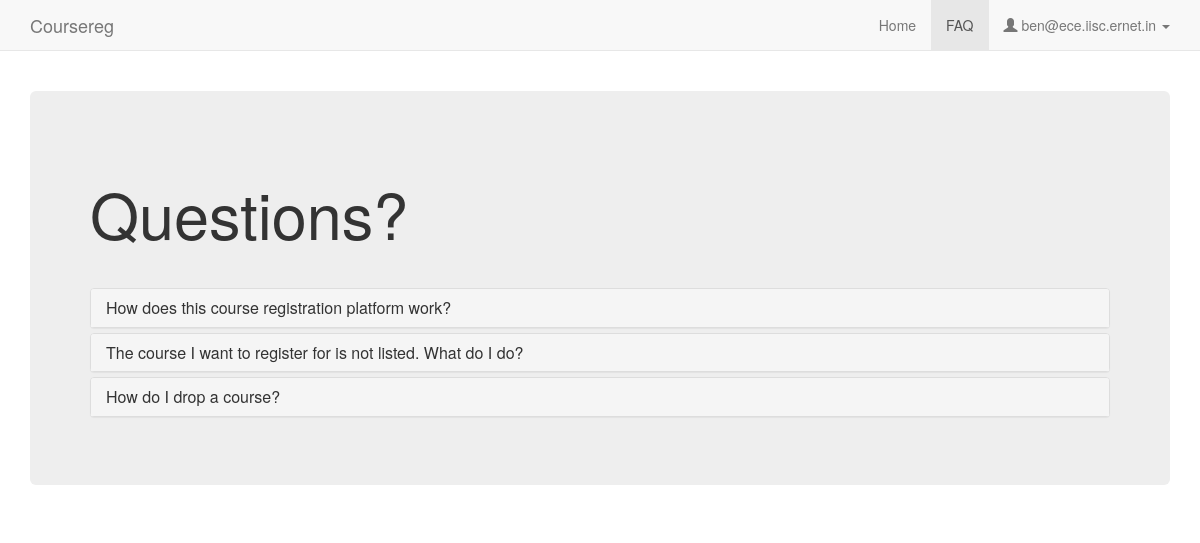
/faq (signed in), run on the app's committed database.
### coursereg/models.py (models this page shows, shortened)
class User(AbstractBaseUser, PermissionsMixin):
    USER_TYPE_STUDENT = 0
    USER_TYPE_FACULTY = 1
    USER_TYPE_DCC = 2
    USER_TYPE_OTHER = 3
    USER_TYPE_CHOICES = (
        (USER_TYPE_STUDENT, "Student"),
        (USER_TYPE_FACULTY, "Faculty"),
        (USER_TYPE_DCC, "DCC"),
        (USER_TYPE_OTHER, "Other"),
    )
    email = models.EmailField(max_length=254, unique=True)
    full_name = models.CharField(max_length=250)
    user_type = models.IntegerField(default=USER_TYPE_OTHER, choices=USER_TYPE_CHOICES)
    adviser = models.ForeignKey('self', null=True, blank=True, on_delete=models.CASCADE, limit_choices_to={'user_type': USER_TYPE_FACULTY})
    degree = models.ForeignKey(Degree, on_delete=models.CASCADE, null=True, blank=True)
    department = models.ForeignKey(Department, on_delete=models.CASCADE, null=True)
    date_joined = models.DateTimeField(default=timezone.now)
    sr_no = models.CharField(max_length=200, default='-')
    is_dcc_review_pending = models.BooleanField(default=False)
    is_staff = models.BooleanField(default=False)
    is_active = models.BooleanField(default=True)
    objects = CustomUserManager()
    USERNAME_FIELD = 'email'
    REQUIRED_FIELDS = []

class Faq(models.Model):
    FAQ_STUDENT = 0
    FAQ_FACULTY = 1
    FAQ_DCC = 2
    FAQ_CHOICES = (
        (FAQ_STUDENT, "Student"),
        (FAQ_FACULTY, "Faculty"),
        (FAQ_DCC, "DCC")
    )
    faq_for = models.IntegerField(default=FAQ_STUDENT, choices=FAQ_CHOICES)
    question = models.TextField()
    answer = models.TextField()

### coursereg/views/common.py (the view)
# urls.py: url(r'^faq$', views.common.faq, name='faq'),
@login_required
def faq(request):
    context = {
        'nav_active': 'faq',
        'user_email': request.user.email
    }
    if request.user.user_type == models.User.USER_TYPE_STUDENT:
        context['faqs'] = models.Faq.objects.filter(faq_for=models.Faq.FAQ_STUDENT)
        context['user_type'] = 'student'
    elif request.user.user_type == models.User.USER_TYPE_FACULTY:
        context['faqs'] = models.Faq.objects.filter(faq_for=models.Faq.FAQ_FACULTY)
        context['user_type'] = 'faculty'
    elif request.user.user_type == models.User.USER_TYPE_DCC:
        context['faqs'] = models.Faq.objects.filter(faq_for=models.Faq.FAQ_DCC)
        context['user_type'] = 'dcc'
    else:
        raise Http404('User type not recognized')
    return render(request, 'coursereg/faq.html', context)

### coursereg/templates/coursereg/faq.html (shortened to what this page needs)
{% extends "coursereg/base.html" %}
{% block body %}
{% include "coursereg/nav.html" %}
<div class="container" id="maincontainer">
    <div class="row top-buffer-1">
        <div class="col-md-12">
            <div class="jumbotron">
                <div class="page-header"><h1>Questions?</h1></div>
                <div class="panel-group" id="accordion">
                    {% for faq in faqs %}
                    <div class="panel panel-default">
                        <div class="panel-heading">
                            <h4 class="panel-title">
                                <a class="accordion-toggle collapsed" data-toggle="collapse" data-parent="#accordion" href="#collapse{{ forloop.counter0 }}">
                                    {{ faq.question }}
                                </a>
                            </h4>
                        </div>
                    </div>
                    {% endfor %}
                </div>
            </div>
        </div>
    </div>
</div>
{% endblock %}

### coursereg/templates/coursereg/nav.html (shortened to what this page needs)
<nav class="navbar navbar-default navbar-static-top">
    <div class="container">
        <div class="navbar-header">
            <a class="navbar-brand" href="{% url 'coursereg:index' %}">Coursereg</a>
        </div>
        <div id="navbar" class="navbar-collapse collapse">
            <ul class="nav navbar-nav navbar-right">
                {% if user_type == 'student' or user_type == 'dcc' %}
                    {% if nav_active == 'home' %}
                    <li class="active"><a href="{% url 'coursereg:index' %}">Home</a></li>
                    {% else %}
                    <li><a href="{% url 'coursereg:index' %}">Home</a></li>
                    {% endif %}
                {% endif %}
                {% if nav_active == 'faq' %}
                <li class="active"><a href="{% url 'coursereg:faq' %}">FAQ</a></li>
                {% else %}
                <li><a href="{% url 'coursereg:faq' %}">FAQ</a></li>
                {% endif %}
                <li class="dropdown">
                    <a href="#" class="dropdown-toggle" data-toggle="dropdown" role="button" aria-haspopup="true" aria-expanded="false">
                        <span class="glyphicon glyphicon-user" aria-hidden="true"></span>
                        {{ user_email }}
                        <span class="caret"></span>
                    </a>
                </li>
            </ul>
        </div>
    </div>
</nav>

### coursereg/static/coursereg/css/coursereg.css (style rules this page uses)
.top-buffer-1 { margin-top: 20px; }
#maincontainer { margin-bottom: 50px; }

### data on the page
User: email "ben@ece.iisc.ernet.in"
Faq: question "How does this course registration platform work?"
Faq: question "The course I want to register for is not listed. What do I do?"
Faq: question "How do I drop a course?"
